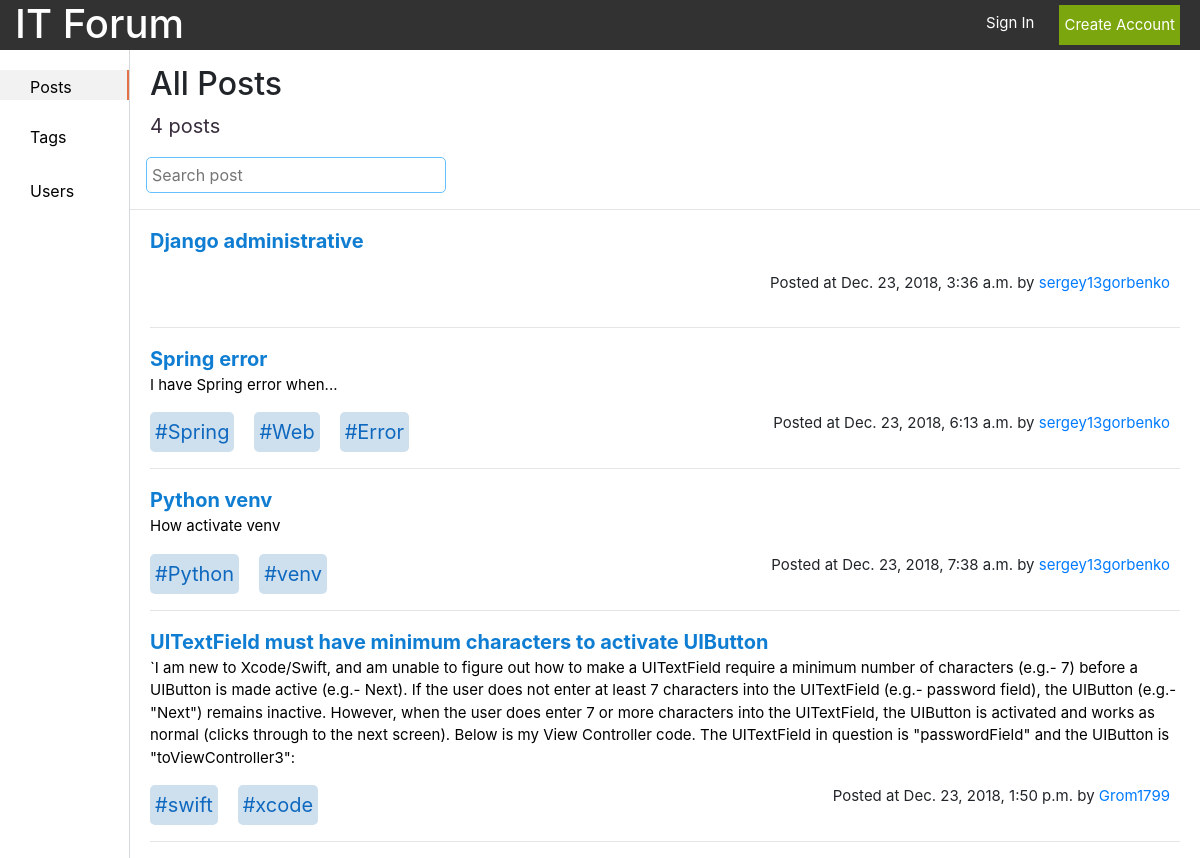
/posts/, run on the app's committed database.
### forum/models.py (models this page shows, shortened)
class Post(models.Model):
    id = models.AutoField(primary_key=True)
    theme = models.CharField(max_length=100, unique=True, error_messages={'unique': "This theme has already exist."})
    context = models.TextField(default='', blank=True, null=True)
    creator = models.ForeignKey(UserProfile, on_delete=models.CASCADE)
    create = models.DateTimeField(auto_now_add=True)
    tags = models.ManyToManyField(Tag)
    like = models.IntegerField(default=0)
    dislike = models.IntegerField(default=0)

class UserProfile(models.Model):
    user = models.OneToOneField(User, on_delete=models.CASCADE)
    about = models.CharField(max_length=255, blank=True)
    photo = models.ImageField(upload_to='gallery_photos', blank=True, null=True)
    count_posts = models.IntegerField(default=0)
    count_tags = models.IntegerField(default=0)
    def __str__(self):
        return self.user.username

class Tag(models.Model):
    id = models.AutoField(primary_key=True)
    name = models.CharField(max_length=15, unique=True)
    context = models.TextField(default='', blank=True, null=True)
    creator = models.ForeignKey(UserProfile, on_delete=models.CASCADE)
    create = models.DateTimeField(auto_now_add=True)
    count = models.IntegerField(default=0)
    def __str__(self):
        return '#' + self.name

### forum/views.py (the view)
# urls.py: path('posts/', views.posts, name='posts'),
def posts(request):
    if request.method == 'GET':
        if request.GET.get('tag'):
            all_posts = Post.objects.filter(tags__name=request.GET.get('tag'))
        else:
            all_posts = Post.objects.all()
        form = CreatePost()
        context = {'posts': all_posts, 'form': form}
        return render(request, 'post/posts.html', context=context)

### forum/forms.py
class CreatePost(ModelForm):
    class Meta:
        model = Post
        fields = ('theme', 'context')

### templates/post/posts.html (shortened to what this page needs)
{% load static %}
<!DOCTYPE html>
<html lang="en">
<head>
    <link rel="stylesheet" href="https://stackpath.bootstrapcdn.com/bootstrap/4.1.3/css/bootstrap.min.css"
>
    <link rel="stylesheet" href="//code.jquery.com/ui/1.12.1/themes/base/jquery-ui.css">
    <link rel="stylesheet" href="{% static 'css/jquery.tag-editor.css' %}">
    <link rel="stylesheet" href="{% static 'css/style.css' %}">
</head>
<body>
<header class="header container-fluid d-flex justify-content-between">
    <a href="/">
        <h1>IT Forum</h1>
    </a>
    {% if user.is_authenticated %}
        <div class="d-flex justify-content-end">
            <span class="username"><a href="/profile">{{ user.username }}</a></span>
            <a class="log_out" href="/logout">
                <p class="small_text">Log out</p>
            </a>
        </div>
    {% else %}
        <div class="d-flex justify-content-end">
            <a class="sign_in_text" href="/login">
                <p class="small_text">Sign In</p>
            </a>
            <button class="btn-default green_btn small_text" onclick="location.href='/registration'">Create Account
            </button>
        </div>
    {% endif %}
</header>
<section class="d-flex content">
    <div class="list">
        <ul class="left_sidebar">
            <li id="posts"><a href="/posts">Posts</a></li>
            <li id="tags"><a href="/tags">Tags</a></li>
            <li id="users"><a href="/users">Users</a></li>
        </ul>
    </div>
    <div class="page">
        {% if posts %}
            <div class="head d-flex justify-content-between">
                <h2>All Posts</h2>
            </div>
            <div class="posts_count">
                <p>{{ posts.count }} posts</p>
            </div>
            <input type="text" class="search_field ml-3" placeholder="Search post"/>
            <hr>
            {% for post in posts %}
                <div class="post">
                    <p class="post_header" onclick="location.href = '/posts/{{ post.id }}/'">{{ post.theme }}</p>
                    <p class="post_text">{{ post.context }}</p>
                    <div class="d-flex justify-content-between">
                        <div class="d-flex">
                            {% for tag in post.tags.all %}
                                <div class="tag">
                                    <a class="tag_name"
                                       href="/posts?tag={{ tag.name }}"><span>{{ tag }}</span></a>
                                </div>
                            {% endfor %}
                        </div>
                        <div class="time">
                            <p>Posted at {{ post.create }} by <a class="post_username"
                                                                 href="/profile/{{ post.creator }}"><span>{{ post.creator }}</span></a>
                            </p>
                        </div>
                    </div>
                    <hr/>
                </div>
            {% endfor %}
        {% endif %}
    </div>
</section>
</body>
</html>

### static/css/style.css (style rules this page uses)
* { padding: 0; margin: 0; }
.header { position: fixed; width: 100%; height: 50px; background: #323232; }
.header > a, .header > a:focus, .header > a:hover { text-decoration: none; color: white; }
.header > a > h1, .header > a > h1:focus, .header > a > h1:hover { color: white; }
.green_btn { background-color: #7BA60D; margin: 5px; border: none; padding: 5px; color: white; cursor: pointer; }
.small_text { font-size: 15px; }
.sign_in_text, .sign_in_text:focus, .sign_in_text:hover { color: white; margin-top: 12px; text-decoration: none; margin-right: 20px; }
.left_sidebar { list-style: none; }
.left_sidebar > li { margin-top: 20px; padding: 5px 50px 5px 30px; }
.left_sidebar > li > a, .left_sidebar > li > a:focus, .left_sidebar > li > a:hover { color: black; text-decoration: none; cursor: pointer; }
.content { padding-top: 50px; }
.list { border-right: 1px solid #D6D9DC; display: inline-block; width: 130px; height: 100%; position: fixed; top: 50px; left: 0; background-color: white; overflow-x: hidden; }
.page { overflow-y: hidden; margin-left: 130px; width: available; width: -moz-available; width: -webkit-fill-available; }
.head { margin-top: 15px; }
.head > h2 { margin-left: 20px; margin-right: 10px; }
.posts_count { font-size: 20px; color: #382D3D; margin-left: 20px; margin-right: 10px; }
.post { padding: 0 20px; }
.post_header { color: #0F7DD2; font-size: 20px; font-weight: bold; margin-bottom: 0; cursor: pointer; }
.post_text { color: black; font-size: 15px; }
.tag { background-color: #CEE0ED; padding: 5px; border-radius: 5px; margin-right: 20px; }
.tag_name { color: #0F68BF; font-size: 20px; }
.time > p { font-size: 15px; margin-right: 10px; }
.post_username { font-size: 15px; cursor: pointer; }
.active_tab { background-color: #F2F2F2; height: 30px; border-right: 2px solid #E47249; }
.search_field { border: 1px solid #66BFFF; border-radius: 5px; padding: 5px; width: 300px; }

### data on the page
Post: theme "Django administrative", create "Dec. 23, 2018, 3:36 a.m.", creator "sergey13gorbenko"
Post: theme "Spring error", context "I have Spring error when...", create "Dec. 23, 2018, 6:13 a.m.", creator "sergey13gorbenko"
Tag: name "#Spring"
Tag: name "#Web"
Tag: name "#Error"
Post: theme "Python venv", context "How activate venv", create "Dec. 23, 2018, 7:38 a.m.", creator "sergey13gorbenko"
Tag: name "#Python"
Tag: name "#venv"
Post: theme "UITextField must have minimum characters to activate UIButton", context "`I am new to Xcode/Swift, and am unable to figure out how to make a UITextField require a minimum number of characters (e.g.- 7) before a UIButton is made active (e.g.- Next). If the user does not enter at least 7 characters into the UITextField (e.g.- password field), the UIButton (e.g.- \"Next\") remains inactive. However, when the user does enter 7 or more characters into the UITextField, the UIButton is activated and works as normal (clicks through to the next screen). Below is my View Controller code. The UITextField in question is \"passwordField\" and the UIButton is \"toViewController3\":", create "Dec. 23, 2018, 1:50 p.m.", creator "Grom1799"
Tag: name "#swift"
Tag: name "#xcode"

### other printed values
{{ posts.count }} "4"
